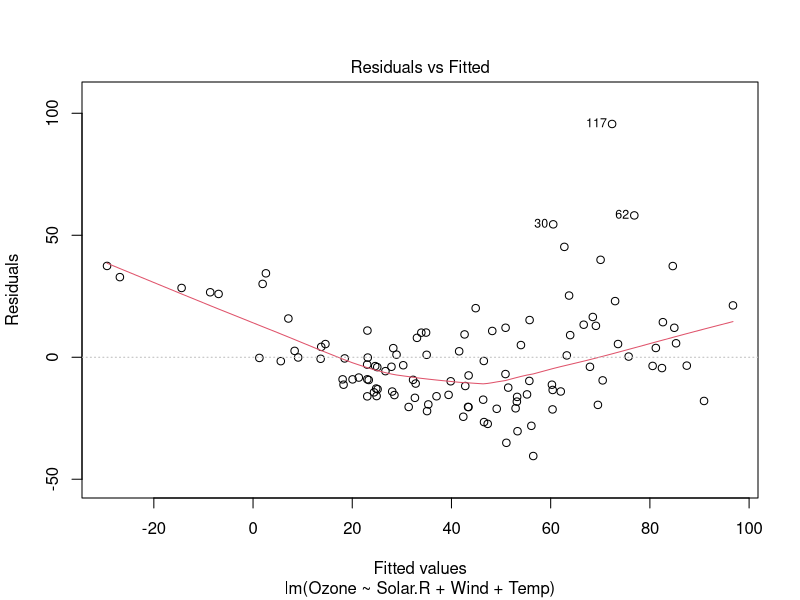
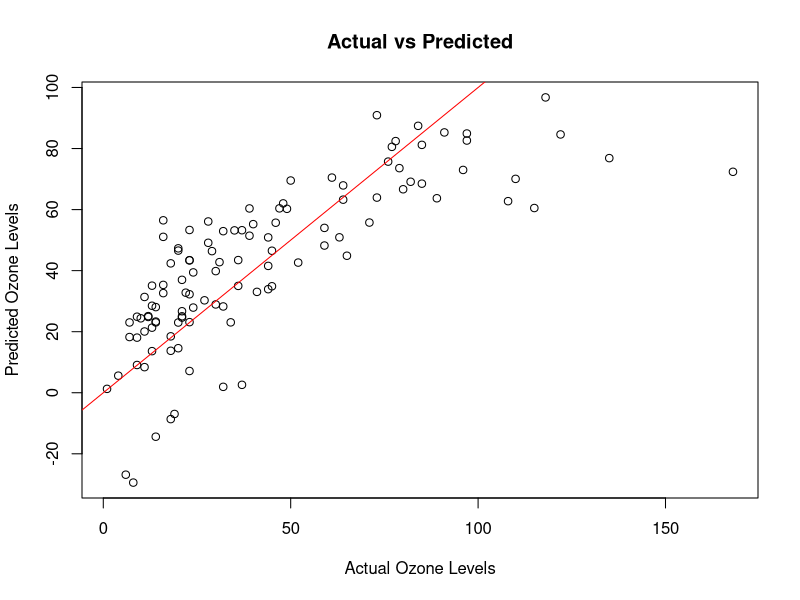

Generate these figures, in order, with R:
#multiple linear regression
#loading the dataset
data(airquality)
head(airquality)

str(airquality)
summary(airquality)

#handling missing data
air_quality_clean<-na.omit(airquality)
summary(airquality)

model<-lm(Ozone~Solar.R+Wind+Temp,data=air_quality_clean)
summary(model)

#making predictions
new_data <- data.frame(Solar.R = c(200, 250), Wind = c(7, 10), Temp = c(85, 90))
predictions <- predict(model, newdata = new_data)
print(predictions)

# Residuals vs Fitted plot
plot(model, which = 1)

# Actual vs Predicted Ozone levels
plot(air_quality_clean$Ozone, predict(model), 
     xlab = "Actual Ozone Levels", ylab = "Predicted Ozone Levels", 
     main = "Actual vs Predicted")
abline(0, 1, col = "red") # Reference line